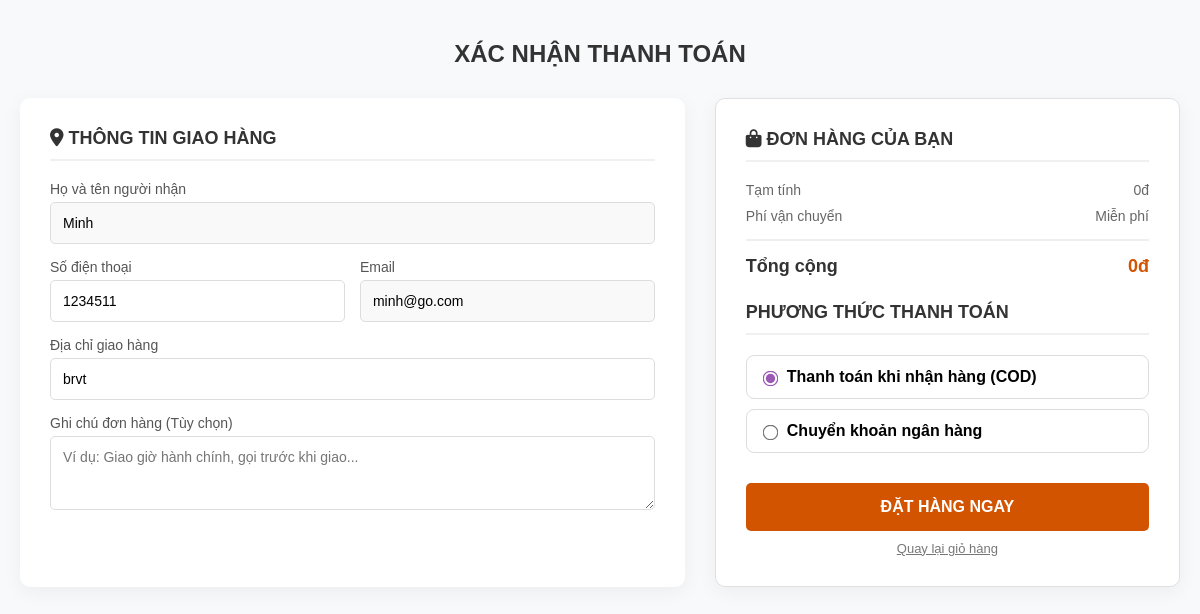
The app's page /users_area/payment.php (signed in) with its own data.
### tables this page shows
CREATE TABLE `user_table` (
  `user_id` int(11) NOT NULL,
  `username` varchar(100) NOT NULL,
  `user_email` varchar(100) NOT NULL,
  `user_password` varchar(255) NOT NULL,
  `user_image` varchar(255) NOT NULL,
  `user_ip` varchar(100) NOT NULL,
  `user_address` varchar(255) NOT NULL,
  `user_mobile` varchar(20) NOT NULL
);

### users_area/payment.php (the view, shortened to what this page needs)
<?php
include('../functions/common_function.php');
$username = $_SESSION['username'];
$get_user = "SELECT * FROM `user_table` WHERE username='$username'";
$result = mysqli_query($con, $get_user);
$run_query = mysqli_fetch_array($result);
$name = $run_query['username'];
$email = $run_query['user_email'];
$address = $run_query['user_address'];
$phone = $run_query['user_mobile'];
?>
<!DOCTYPE html>
<html lang="vi">
<head>
    <link rel="stylesheet" href="https://cdnjs.cloudflare.com/ajax/libs/font-awesome/6.0.0/css/all.min.css">
</head>
<body>
    <h2 style="text-align: center; margin-bottom: 30px; color: #333;">XÁC NHẬN THANH TOÁN</h2>
    <form action="" method="post">
        <div class="checkout-container">
            <div class="col-left">
                <h3><i class="fas fa-map-marker-alt"></i> Thông tin giao hàng</h3>
                <div class="form-group">
                    <label>Họ và tên người nhận</label>
                    <input type="text" name="user_name" value="<?php echo $name ?>" required readonly style="background: #f9f9f9;">
                </div>
                <div class="row-input">
                    <div class="form-group">
                        <label>Số điện thoại</label>
                        <input type="text" name="user_mobile" value="<?php echo $phone ?>" required>
                    </div>
                    <div class="form-group">
                        <label>Email</label>
                        <input type="email" name="user_email" value="<?php echo $email ?>" required readonly style="background: #f9f9f9;">
                    </div>
                </div>
                <div class="form-group">
                    <label>Địa chỉ giao hàng</label>
                    <input type="text" name="user_address" value="<?php echo $address ?>" required placeholder="Số nhà, đường, phường/xã...">
                </div>
                <div class="form-group">
                    <label>Ghi chú đơn hàng (Tùy chọn)</label>
                    <textarea name="order_note" rows="3" placeholder="Ví dụ: Giao giờ hành chính, gọi trước khi giao..."></textarea>
                </div>
            </div>
            <div class="col-right">
                <h3><i class="fas fa-shopping-bag"></i> Đơn hàng của bạn</h3>
                    <?php
                    $total_price = 0;
                    ?>
                <div class="summary-row"><span>Tạm tính</span><span><?php echo number_format($total_price, 0, ',', '.') ?>đ</span></div>
                <div class="summary-row"><span>Phí vận chuyển</span><span>Miễn phí</span></div>
                <div class="summary-total"><span>Tổng cộng</span><span style="color: #d35400;"><?php echo number_format($total_price, 0, ',', '.') ?>đ</span></div>
                <div class="payment-methods">
                    <h3>Phương thức thanh toán</h3>
                    <label class="payment-option">
                        <input type="radio" name="payment_mode" value="cod" checked onclick="toggleQR(false)">
                        <div><strong>Thanh toán khi nhận hàng (COD)</strong></div>
                    </label>
                    <label class="payment-option">
                        <input type="radio" name="payment_mode" value="bank" onclick="toggleQR(true)">
                        <div><strong>Chuyển khoản ngân hàng</strong></div>
                    </label>
                </div>
                <button type="submit" name="user_checkout" class="btn-checkout">ĐẶT HÀNG NGAY</button>
                <a href="../cart.php" style="display: block; text-align: center; margin-top: 10px; color: #777; font-size: 13px;">Quay lại giỏ hàng</a>
            </div>
        </div>
    </form>
</body>
</html>

### users_area/payment.php (style rules this page uses)
* { box-sizing: border-box; font-family: 'Poppins', sans-serif; }
body { background-color: #f8f9fa; margin: 0; padding: 20px; }
.checkout-container { max-width: 1200px; margin: 0 auto; display: flex; flex-wrap: wrap; gap: 30px; }
.col-left { flex: 1.5; background: #fff; padding: 30px; border-radius: 10px; box-shadow: 0 5px 20px rgba(0,0,0,0.05); }
.col-right { flex: 1; background: #fff; padding: 30px; border-radius: 10px; box-shadow: 0 5px 20px rgba(0,0,0,0.05); height: fit-content; border: 1px solid #e0e0e0; }
h3 { margin-top: 0; margin-bottom: 20px; font-size: 18px; text-transform: uppercase; color: #333; border-bottom: 2px solid #f0f0f0; padding-bottom: 10px; }
.form-group { margin-bottom: 15px; }
.form-group label { display: block; margin-bottom: 5px; font-weight: 500; color: #555; font-size: 14px; }
.form-group input, .form-group textarea { width: 100%; padding: 12px; border: 1px solid #ddd; border-radius: 5px; font-size: 14px; outline: none; transition: border-color 0.3s; }
.row-input { display: flex; gap: 15px; }
.row-input .form-group { flex: 1; }
.summary-row { display: flex; justify-content: space-between; margin-bottom: 10px; font-size: 14px; color: #666; }
.summary-total { border-top: 2px solid #eee; padding-top: 15px; margin-top: 15px; font-size: 18px; font-weight: bold; color: #333; display: flex; justify-content: space-between; }
.payment-methods { margin-top: 25px; }
.payment-option { display: flex; align-items: center; padding: 12px; border: 1px solid #ddd; border-radius: 8px; margin-bottom: 10px; cursor: pointer; transition: all 0.3s; }
.payment-option input { margin-right: 10px; accent-color: #9b59b6; transform: scale(1.2); }
.btn-checkout { width: 100%; padding: 15px; background-color: #d35400; color: white; border: none; border-radius: 5px; font-size: 16px; font-weight: bold; cursor: pointer; text-transform: uppercase; margin-top: 20px; transition: background 0.3s; }

### records on screen
user_table: user_name "Minh", user_mobile "1234511", user_email "minh@go.com", user_address "brvt"

### other values on screen
$total_price "0"
